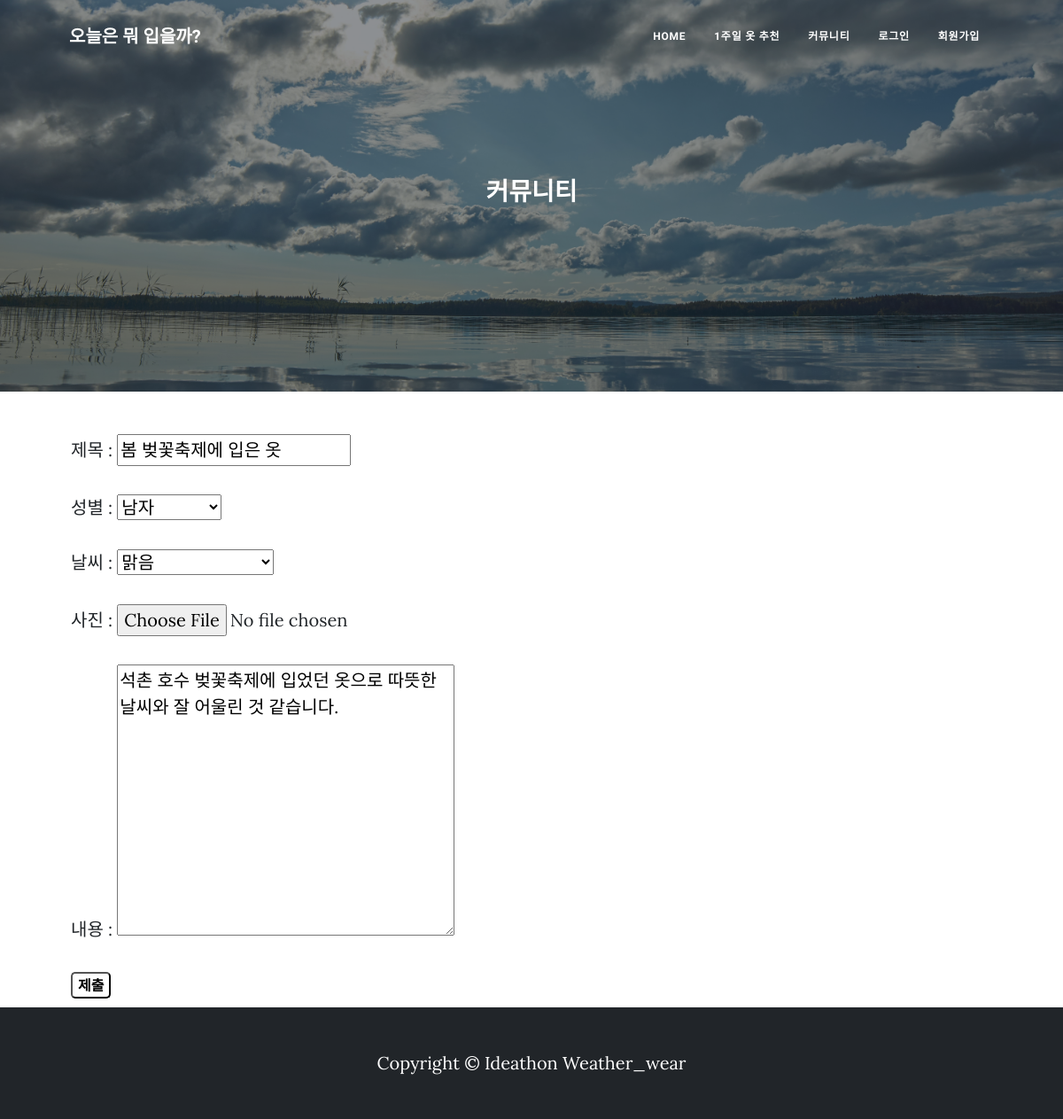
The page /community/edit/2 on the database its author committed.
### community/models.py (models this page shows, shortened)
class Community(models.Model):
    WEATHER = (
        ('맑음', '맑음'),
        ('비', '비'),
        ('흐림', '흐림'),
        ('우박', '우박'),
        ('눈', '눈'),
        ('안개', '안개'),
        ('소나기', '소나기')
    )
    GENDER = (
        ('남자', '남자'),
        ('여자', '여자')
    )
    id = models.AutoField(primary_key=True)
    title = models.CharField(max_length=200)
    writer = models.ForeignKey(User, on_delete=models.CASCADE, null=True)
    pub_date = models.DateTimeField()
    body = models.TextField()
    image = models.ImageField(upload_to="community/", blank=True, null=True)
    view_count = models.PositiveIntegerField(default = 0)
    weather = models.CharField(max_length=80, choices=WEATHER)
    gender = models.CharField(max_length=2, choices=GENDER)
    like_user_set = models.ManyToManyField(User, blank=True, related_name="like_user_set", through="Like")

### community/views.py (the view)
# urls.py: path('edit/<str:id>', edit, name="edit"),
def edit(request, id):
    edit_community = Community.objects.get(id = id)
    return render(request, 'community/edit.html', {'community': edit_community})

### community/templates/community/edit.html (shortened to what this page needs)
{% extends "base.html" %}
{% block content %}
<header class="masthead" style="background-image: url('/static/images/cloud.jpg')">
    <div class="container position-relative px-4 px-lg-5">
        <div class="row gx-4 gx-lg-5 justify-content-center">
            <div class="col-md-10 col-lg-8 col-xl-7">
                <div class="site-heading">
                    <h3>커뮤니티</h3>
                </div>
            </div>
        </div>
    </div>
</header>
<div style="margin-left: 80px;">
    <form action="{% url 'community:update' community.id %}" method="post" enctype="multipart/form-data">
        <p>제목 : <input type="text" name="title" value="{{community.title}}"></p>
        <p>성별 :
            <select name="gender">
            <option value="남자">남자</option>
        </select></p>
        <p>날씨 :
            <select name="weather">
            <option value="맑음">맑음</option>
        </select></p>
        <p>사진 : <input type="file" name = "image"></p>
        <p>내용 : <textarea type="text" name="body" id="" cols="30" rows="10">{{community.body}}</textarea></p>
        <button type="submit">제출</button>
    </form>
</div>
{% endblock %}

### community/templates/community/edit.html (style rules this page uses)
button { background-color:white; border-radius:5px; font-size: medium; font-weight: bold; margin-bottom:10px; }

### rows shown on the page
Community: title "봄 벚꽃축제에 입은 옷", body "석촌 호수 벚꽃축제에 입었던 옷으로 따뜻한 날씨와 잘 어울린 것 같습니다."
